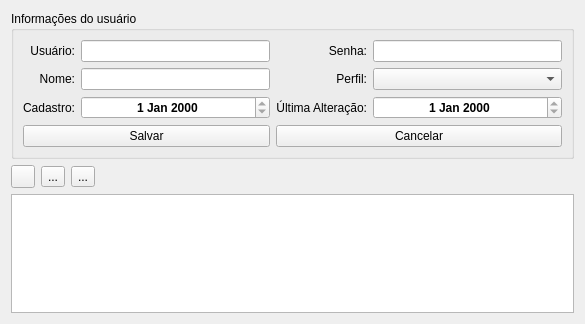
<?xml version="1.0" encoding="UTF-8"?>
<ui version="4.0">
 <class>AdministracaoGeral</class>
 <widget class="QWidget" name="AdministracaoGeral">
  <property name="geometry">
   <rect>
    <x>0</x>
    <y>0</y>
    <width>585</width>
    <height>324</height>
   </rect>
  </property>
  <property name="windowTitle">
   <string>Severino :: Administração de Usuários</string>
  </property>
  <property name="windowIcon">
   <iconset resource="thema.qrc">
    <normaloff>:/images/iconeSeverino.ico</normaloff>:/images/iconeSeverino.ico</iconset>
  </property>
  <layout class="QVBoxLayout" name="verticalLayout">
   <item>
    <widget class="QGroupBox" name="groupBox">
     <property name="title">
      <string>Informações do usuário</string>
     </property>
     <layout class="QGridLayout" name="gridLayout">
      <item row="2" column="0">
       <widget class="QLabel" name="label_6">
        <property name="text">
         <string>Cadastro:</string>
        </property>
        <property name="alignment">
         <set>Qt::AlignRight|Qt::AlignTrailing|Qt::AlignVCenter</set>
        </property>
       </widget>
      </item>
      <item row="0" column="0">
       <widget class="QLabel" name="label_2">
        <property name="text">
         <string>Usuário:</string>
        </property>
        <property name="alignment">
         <set>Qt::AlignRight|Qt::AlignTrailing|Qt::AlignVCenter</set>
        </property>
       </widget>
      </item>
      <item row="0" column="1">
       <widget class="QLineEdit" name="campoUsuario">
        <property name="font">
         <font>
          <weight>75</weight>
          <bold>true</bold>
         </font>
        </property>
        <property name="readOnly">
         <bool>true</bool>
        </property>
       </widget>
      </item>
      <item row="1" column="0">
       <widget class="QLabel" name="label_3">
        <property name="text">
         <string>Nome:</string>
        </property>
        <property name="alignment">
         <set>Qt::AlignRight|Qt::AlignTrailing|Qt::AlignVCenter</set>
        </property>
       </widget>
      </item>
      <item row="0" column="2">
       <widget class="QLabel" name="label_4">
        <property name="text">
         <string>Senha:</string>
        </property>
        <property name="alignment">
         <set>Qt::AlignRight|Qt::AlignTrailing|Qt::AlignVCenter</set>
        </property>
       </widget>
      </item>
      <item row="1" column="1">
       <widget class="QLineEdit" name="campoNome">
        <property name="font">
         <font>
          <weight>75</weight>
          <bold>true</bold>
         </font>
        </property>
        <property name="readOnly">
         <bool>false</bool>
        </property>
       </widget>
      </item>
      <item row="0" column="3">
       <widget class="QLineEdit" name="campoSenha">
        <property name="font">
         <font>
          <weight>75</weight>
          <bold>true</bold>
         </font>
        </property>
        <property name="echoMode">
         <enum>QLineEdit::Password</enum>
        </property>
        <property name="readOnly">
         <bool>false</bool>
        </property>
       </widget>
      </item>
      <item row="1" column="2">
       <widget class="QLabel" name="label_5">
        <property name="text">
         <string>Perfil:</string>
        </property>
        <property name="alignment">
         <set>Qt::AlignRight|Qt::AlignTrailing|Qt::AlignVCenter</set>
        </property>
       </widget>
      </item>
      <item row="3" column="2" colspan="2">
       <widget class="QPushButton" name="botaoCancelar">
        <property name="text">
         <string>Cancelar</string>
        </property>
       </widget>
      </item>
      <item row="3" column="0" colspan="2">
       <widget class="QPushButton" name="botaoSalvar">
        <property name="text">
         <string>Salvar</string>
        </property>
       </widget>
      </item>
      <item row="1" column="3">
       <widget class="QComboBox" name="comboBoxPerfil">
        <property name="font">
         <font>
          <weight>75</weight>
          <bold>true</bold>
         </font>
        </property>
       </widget>
      </item>
      <item row="2" column="1">
       <widget class="QDateEdit" name="campoDataCriacao">
        <property name="font">
         <font>
          <weight>75</weight>
          <bold>true</bold>
         </font>
        </property>
        <property name="alignment">
         <set>Qt::AlignCenter</set>
        </property>
        <property name="readOnly">
         <bool>true</bool>
        </property>
       </widget>
      </item>
      <item row="2" column="2">
       <widget class="QLabel" name="label_7">
        <property name="text">
         <string>Última Alteração:</string>
        </property>
        <property name="alignment">
         <set>Qt::AlignRight|Qt::AlignTrailing|Qt::AlignVCenter</set>
        </property>
       </widget>
      </item>
      <item row="2" column="3">
       <widget class="QDateEdit" name="campoDataAlteracao">
        <property name="font">
         <font>
          <weight>75</weight>
          <bold>true</bold>
         </font>
        </property>
        <property name="alignment">
         <set>Qt::AlignCenter</set>
        </property>
        <property name="readOnly">
         <bool>true</bool>
        </property>
       </widget>
      </item>
     </layout>
    </widget>
   </item>
   <item>
    <layout class="QHBoxLayout" name="horizontalLayout">
     <item>
      <widget class="QToolButton" name="botaoNovoUsuario">
       <property name="text">
        <string/>
       </property>
       <property name="icon">
        <iconset resource="thema.qrc">
         <normaloff>:/images/add-square-button.png</normaloff>:/images/add-square-button.png</iconset>
       </property>
      </widget>
     </item>
     <item>
      <widget class="QToolButton" name="botaoAlterarUsuario">
       <property name="text">
        <string>...</string>
       </property>
       <property name="icon">
        <iconset resource="thema.qrc">
         <normaloff>:/images/edit-selection-editor.png</normaloff>:/images/edit-selection-editor.png</iconset>
       </property>
      </widget>
     </item>
     <item>
      <widget class="QToolButton" name="botaoExcluirUsuario">
       <property name="text">
        <string>...</string>
       </property>
       <property name="icon">
        <iconset resource="thema.qrc">
         <normaloff>:/images/minus-sign-on-a-square-outline.png</normaloff>:/images/minus-sign-on-a-square-outline.png</iconset>
       </property>
      </widget>
     </item>
     <item>
      <spacer name="horizontalSpacer">
       <property name="orientation">
        <enum>Qt::Horizontal</enum>
       </property>
       <property name="sizeHint" stdset="0">
        <size>
         <width>40</width>
         <height>20</height>
        </size>
       </property>
      </spacer>
     </item>
    </layout>
   </item>
   <item>
    <widget class="QTableWidget" name="tableWidget">
     <property name="editTriggers">
      <set>QAbstractItemView::NoEditTriggers</set>
     </property>
     <property name="sortingEnabled">
      <bool>true</bool>
     </property>
     <attribute name="horizontalHeaderStretchLastSection">
      <bool>true</bool>
     </attribute>
    </widget>
   </item>
  </layout>
 </widget>
 <tabstops>
  <tabstop>campoUsuario</tabstop>
  <tabstop>campoSenha</tabstop>
  <tabstop>campoNome</tabstop>
  <tabstop>comboBoxPerfil</tabstop>
  <tabstop>campoDataCriacao</tabstop>
  <tabstop>campoDataAlteracao</tabstop>
  <tabstop>botaoSalvar</tabstop>
  <tabstop>botaoCancelar</tabstop>
  <tabstop>botaoNovoUsuario</tabstop>
  <tabstop>botaoAlterarUsuario</tabstop>
  <tabstop>botaoExcluirUsuario</tabstop>
  <tabstop>tableWidget</tabstop>
 </tabstops>
 <resources>
  <include location="thema.qrc"/>
 </resources>
 <connections/>
</ui>
